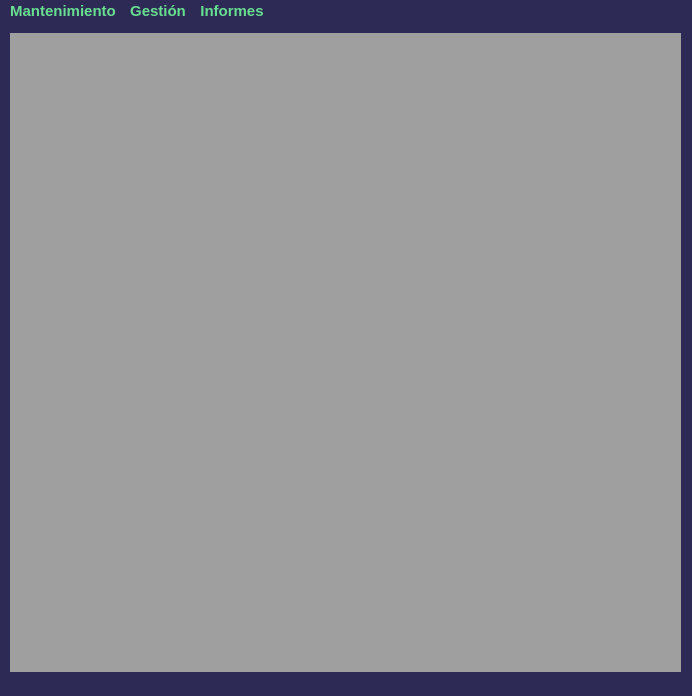
<?xml version="1.0" encoding="UTF-8"?>
<ui version="4.0">
 <class>MainWindow</class>
 <widget class="QMainWindow" name="MainWindow">
  <property name="geometry">
   <rect>
    <x>0</x>
    <y>0</y>
    <width>692</width>
    <height>696</height>
   </rect>
  </property>
  <property name="windowTitle">
   <string>MainWindow</string>
  </property>
  <property name="styleSheet">
   <string notr="true">background-color: rgb(45, 43, 85);
color: rgb(103, 222, 144);</string>
  </property>
  <widget class="QWidget" name="centralwidget">
   <widget class="QWidget" name="horizontalLayoutWidget">
    <property name="geometry">
     <rect>
      <x>10</x>
      <y>10</y>
      <width>671</width>
      <height>641</height>
     </rect>
    </property>
    <layout class="QHBoxLayout" name="horizontalLayout">
     <item>
      <widget class="QMdiArea" name="mdiArea"/>
     </item>
    </layout>
   </widget>
  </widget>
  <widget class="QMenuBar" name="menubar">
   <property name="geometry">
    <rect>
     <x>0</x>
     <y>0</y>
     <width>692</width>
     <height>24</height>
    </rect>
   </property>
   <property name="font">
    <font>
     <family>MS Shell Dlg 2</family>
     <pointsize>11</pointsize>
     <weight>75</weight>
     <bold>true</bold>
    </font>
   </property>
   <property name="cursor">
    <cursorShape>PointingHandCursor</cursorShape>
   </property>
   <widget class="QMenu" name="menuMantenimiento">
    <property name="font">
     <font>
      <family>PrimaSans BT</family>
      <pointsize>12</pointsize>
     </font>
    </property>
    <property name="cursor">
     <cursorShape>PointingHandCursor</cursorShape>
    </property>
    <property name="title">
     <string>Mantenimiento</string>
    </property>
    <addaction name="actionClientes"/>
    <addaction name="actionProductos"/>
    <addaction name="separator"/>
    <addaction name="actionSalir"/>
   </widget>
   <widget class="QMenu" name="menuGesti_n">
    <property name="font">
     <font>
      <family>MS Shell Dlg 2</family>
      <pointsize>12</pointsize>
      <weight>50</weight>
      <bold>false</bold>
     </font>
    </property>
    <property name="cursor">
     <cursorShape>PointingHandCursor</cursorShape>
    </property>
    <property name="title">
     <string>Gestión</string>
    </property>
    <addaction name="actionFacturas"/>
   </widget>
   <widget class="QMenu" name="menuInformes">
    <property name="font">
     <font>
      <family>MS Shell Dlg 2</family>
      <pointsize>12</pointsize>
     </font>
    </property>
    <property name="cursor">
     <cursorShape>PointingHandCursor</cursorShape>
    </property>
    <property name="tearOffEnabled">
     <bool>false</bool>
    </property>
    <property name="title">
     <string>Informes</string>
    </property>
    <property name="separatorsCollapsible">
     <bool>false</bool>
    </property>
    <property name="toolTipsVisible">
     <bool>false</bool>
    </property>
    <addaction name="actionLista"/>
   </widget>
   <addaction name="menuMantenimiento"/>
   <addaction name="menuGesti_n"/>
   <addaction name="menuInformes"/>
  </widget>
  <widget class="QStatusBar" name="statusbar">
   <property name="font">
    <font>
     <family>MS Shell Dlg 2</family>
     <pointsize>12</pointsize>
    </font>
   </property>
   <property name="cursor">
    <cursorShape>PointingHandCursor</cursorShape>
   </property>
  </widget>
  <action name="actionClientes">
   <property name="icon">
    <iconset>
     <normaloff>icons/cliente.png</normaloff>icons/cliente.png</iconset>
   </property>
   <property name="text">
    <string>Clientes</string>
   </property>
   <property name="font">
    <font>
     <family>MS Shell Dlg 2</family>
     <pointsize>12</pointsize>
    </font>
   </property>
   <property name="shortcut">
    <string>Ctrl+Alt+C</string>
   </property>
  </action>
  <action name="actionProductos">
   <property name="icon">
    <iconset>
     <normaloff>icons/carrito-de-compras.png</normaloff>icons/carrito-de-compras.png</iconset>
   </property>
   <property name="text">
    <string>Productos</string>
   </property>
   <property name="font">
    <font>
     <pointsize>12</pointsize>
    </font>
   </property>
   <property name="shortcut">
    <string>Ctrl+Alt+P</string>
   </property>
  </action>
  <action name="actionSalir">
   <property name="icon">
    <iconset>
     <normaloff>icons/salir.png</normaloff>icons/salir.png</iconset>
   </property>
   <property name="text">
    <string>Salir</string>
   </property>
   <property name="font">
    <font>
     <pointsize>12</pointsize>
    </font>
   </property>
  </action>
  <action name="actionFacturas">
   <property name="icon">
    <iconset>
     <normaloff>icons/factura.png</normaloff>icons/factura.png</iconset>
   </property>
   <property name="text">
    <string>Facturas</string>
   </property>
   <property name="shortcut">
    <string>Ctrl+Alt+F</string>
   </property>
  </action>
  <action name="actionLista">
   <property name="icon">
    <iconset>
     <normaloff>icons/imprimir.png</normaloff>icons/imprimir.png</iconset>
   </property>
   <property name="text">
    <string>Lista</string>
   </property>
   <property name="shortcut">
    <string>Ctrl+Alt+L</string>
   </property>
  </action>
 </widget>
 <resources>
  <include location="icons/app2.qrc"/>
 </resources>
 <connections/>
</ui>
